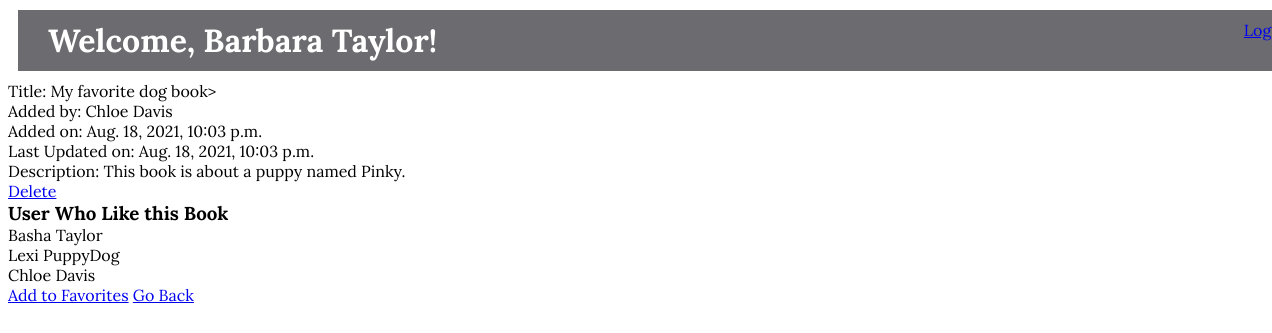
Screenshot of /books/8 (signed in) with the database file from the repository.
### favorite_books_app/models.py (models this page shows)
class User(models.Model):
    first_name=models.CharField(max_length=45)
    last_name=models.CharField(max_length=45)
    email=models.CharField(max_length=255)
    password=models.CharField(max_length=255)
    created_at=models.DateTimeField(auto_now_add=True)
    updated_at=models.DateTimeField(auto_now=True)
    objects=UserManager()

class Book(models.Model):
    title = models.CharField(max_length = 255)
    description = models.CharField(max_length = 255)
    uploaded_by = models.ForeignKey(User, related_name="books_uploaded", on_delete=models.CASCADE)
    users_who_like = models.ManyToManyField(User, related_name = "liked_books")
    created_at = models.DateTimeField(auto_now_add=True)
    updated_at = models.DateTimeField(auto_now=True)
    objects = BookManager()

### favorite_books_app/views.py (the view)
# urls.py: path('books/<int:book_id>', views.book),#path to go to Update.html page, bottom left page where you can update/delete book
def book(request, book_id):
    context = {
        'book': Book.objects.get(id=book_id),
        'my_user': User.objects.get(id=request.session['userid'])
    }
    return render(request, "update.html", context)

### favorite_books_app/templates/update.html (shortened to what this page needs)
<!DOCTYPE html>
<html lang="en">
<head>
    {% load static %}
    <link rel="stylesheet" href="{% static 'css/books.css' %}">
</head>
<body>
    <div id="header">
        <h1>Welcome, {{my_user.first_name}} {{my_user.last_name}}!</h1><br>
        <a id="log_out_link" href="/">Log Out</a>
    </div>
    <div class="container">
        <div id="div1">
            {% if my_user.id == book.uploaded_by.id %}
            <form action="/books/{{book.id}}/update" method="POST">
                {% csrf_token %}
                <p>Title: <input name="title" type="text" value="{{book.title}}"></p>
                <p>Added by: {{book.uploaded_by.first_name}} {{book.uploaded_by.last_name}}</p>
                <p>Added on: {{book.created_at}}</p>
                <p>Last Updated on: {{book.updated_at}}</p>
                <p>Description: <textarea name="description" id="description" cols="30"
                        rows="10">{{book.description}}</textarea>
                </p>
                <button type="submit" class="btn btn-primary">Update</button>
            </form>
            {% else %}
            <p>Title: {{book.title}}></p>
            <p>Added by: {{book.uploaded_by.first_name}} {{book.uploaded_by.last_name}}</p>
            <p>Added on: {{book.created_at}}</p>
            <p>Last Updated on: {{book.updated_at}}</p>
            <p>Description: {{book.description}}</p>
            {% endif %}
            <a href="/books/{{book.id}}/delete" role="button" class="btn btn-danger">Delete</a>
        </div>
        <div class="div2">
            <h3>User Who Like this Book</h3>
            {% for user in book.users_who_like.all %}
            <p>{{user.first_name}} {{user.last_name}}</p>
            {% endfor %}
            {% if my_user not in book.users_who_like.all %}
            <a href="/books/{{book.id}}/favorite" role="button" class="btn btn-danger">Add to Favorites</a>
            {% endif %}
            <a id="go_back" href="/books">Go Back</a>
        </div>
    </div>
</body>
</html>

### favorite_books_app/static/css/books.css (style rules this page uses)
* { margin: 0px; padding: 0px; font-family: Lora, serif; }
body { margin: 8px; }
#header { display: flex; margin: 10px; width: 100%; background-color:rgb(107, 107, 112); color: white; justify-content: space-between; padding: 10px 30px 10px 30px; }
#div1 { display: flex; flex-direction: column; }

### rows the page displays
User: first_name "Barbara", last_name "Taylor"
Book: title "My favorite dog book", uploaded_by.first_name "Chloe", uploaded_by.last_name "Davis", created_at "Aug. 18, 2021, 10:03 p.m.", updated_at "Aug. 18, 2021, 10:03 p.m.", description "This book is about a puppy named Pinky."
User: first_name "Basha", last_name "Taylor"
User: first_name "Lexi", last_name "PuppyDog"
User: first_name "Chloe", last_name "Davis"
